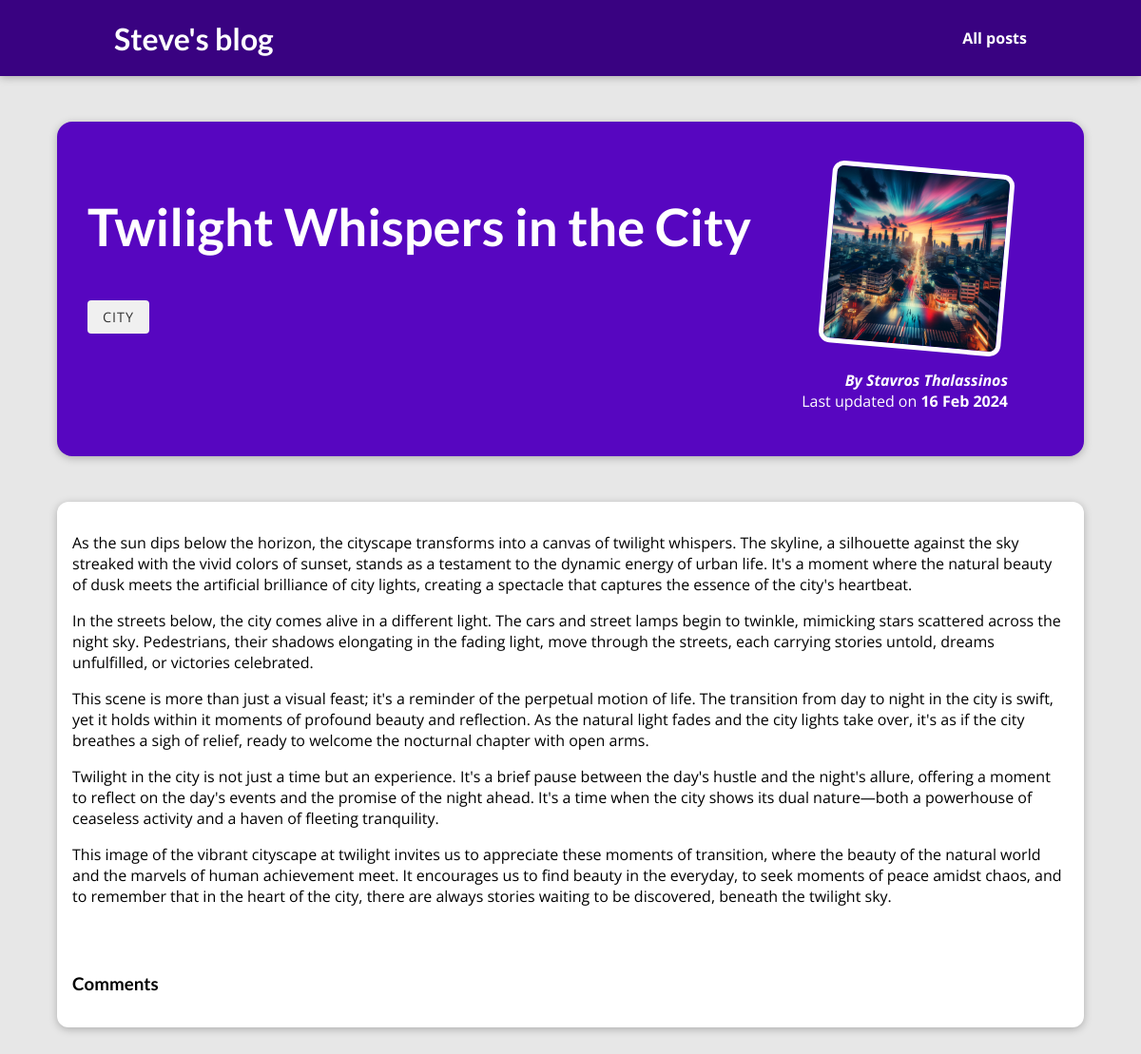
The page /post/twilight-whispers-in-the-city/ on the database its author committed.
### blog/models.py (models this page shows, shortened)
class Post(models.Model):
    title = models.CharField(max_length=200)
    excerpt = models.CharField(max_length=200)
    image_name = models.CharField(max_length=100, null=True, blank=True)
    date = models.DateField(default=None, null=True, blank=True)
    slug = models.SlugField(unique=True, db_index=True)
    content = models.TextField(validators=[MinLengthValidator(10)])
    tag = models.ManyToManyField('Tag', related_name="posts")
    author = models.ForeignKey('Author', on_delete=models.SET_NULL, null=True, related_name="posts")
    last_updated = models.DateTimeField(auto_now=True)
    image = models.ImageField(upload_to="images/", null=True, blank=True)
    comments_list = models.ManyToManyField('Comment', related_name='posts')

class Tag(models.Model):
    caption = models.CharField(max_length=20)

class Author(models.Model):
    first_name = models.CharField(max_length=100)
    last_name = models.CharField(max_length=100)
    email = models.EmailField()
    def __str__(self):
        return f"{self.first_name} {self.last_name}"

### blog/views.py (the view)
# urls.py: path('post/<slug:slug>/', views.PostDetailView.as_view(), name="post_detail"),
class PostDetailView(DetailView):
    model = Post
    template_name = "blog/post-detail-page.html"
    context_object_name = "post"
    def get_context_data(self, **kwargs):
        context = super().get_context_data(**kwargs)
        context["tags"] = self.object.tag.all()
        context["comments_list"] = self.object.comments_list.all()
        return context

### blog/templates/blog/post-detail-page.html (shortened to what this page needs)
{% extends "base.html" %}
{% load static %}
{% block stylesheets %}
<link rel="stylesheet" href="{% static "blog/post-detail.css" %}" />
{% endblock%}
{% block content%}
<section id="summary">
    <h2>{{ post.title }}</h2>
    {% for tag in tags %}
        <span id="tag">{{ tag.caption|title}}</span>
    {% endfor %}
    <article>
        {% if post.image_name %}
            <img src="{% static "blog/images/"|add:post.image_name %}" alt={{post.slug}} />
        {% endif %}
        <address>By {{ post.author }} </address>
        <div>
            Last updated on <time>{{post.last_updated|date:'d M Y'}}</time>
        </div>
    </article>
</section>
<main>
    <p>{{ post.content|linebreaks}}</p>
    <section id="comments">
        <h3>Comments</h3>
</main>
{% endblock %}

### static/app.css (style rules this page uses)
* { box-sizing: border-box; }
html { font-family: 'Open Sans', 'Lato', sans-serif; }
body { margin: 0; }
h1, h2, h3 { font-family: 'Lato', sans-serif; font-weight: bold; }

### blog/static/blog/post-detail.css (style rules this page uses)
body { background-color: #e7e7e7; }
#summary { margin: 8rem auto 3rem auto; padding: 2rem; width: 90%; max-width: 90rem; border-radius: 16px; background-color: #5706c0; position: relative; box-shadow: 0 2px 8px rgba(0, 0, 0, 0.25); height: 22rem; }
#summary h2 { color: white; font-size: 3.4rem; }
#summary article { position: absolute; top: 2rem; right: 3rem; padding: 1rem 2rem; border-radius: 12px; text-align: right; color: white; }
#summary article img { width: 12rem; height: 12rem; border-radius: 12px; transform: rotateZ(5deg); border: 5px solid white; margin-bottom: 1rem; }
#summary address { font-weight: bold; }
#summary time { font-weight: bold; }
main { width: 90%; max-width: 90rem; margin: 3rem auto; background-color: white; padding: 1rem; border-radius: 12px; box-shadow: 0 2px 8px rgba(0, 0, 0, 0.25); }
#tag { display: inline-block; background-color: #f0f0f0; color: #333; padding: 0.5rem 1rem; border-radius: 4px; margin-right: 0.5rem; margin-bottom: 0.5rem; font-size: 0.9rem; text-transform: uppercase; letter-spacing: 1px; }
#comments { margin-top: 4.4rem; }

### rows shown on the page
Post: title "Twilight Whispers in the City", image_name (picture), author "Stavros Thalassinos", last_updated "16 Feb 2024", content "As the sun dips below the horizon, the cityscape transforms into a canvas of twilight whispers. The skyline, a silhouette against the sky streaked with the vivid colors of sunset, stands as a testament to the dynamic energy of urban life. It's a moment where the natural beauty of dusk meets the artificial brilliance of city lights, creating a spectacle that captures the essence of the city's heartbeat. In the streets below, the city comes alive in a different light. The cars and street lamps begin to twinkle, mimicking stars scattered across the night sky. Pedestrians, their shadows elongating in the fading light, move through the streets, each carrying stories untold, dreams unfulfilled,…"
Tag: caption "CITY"
